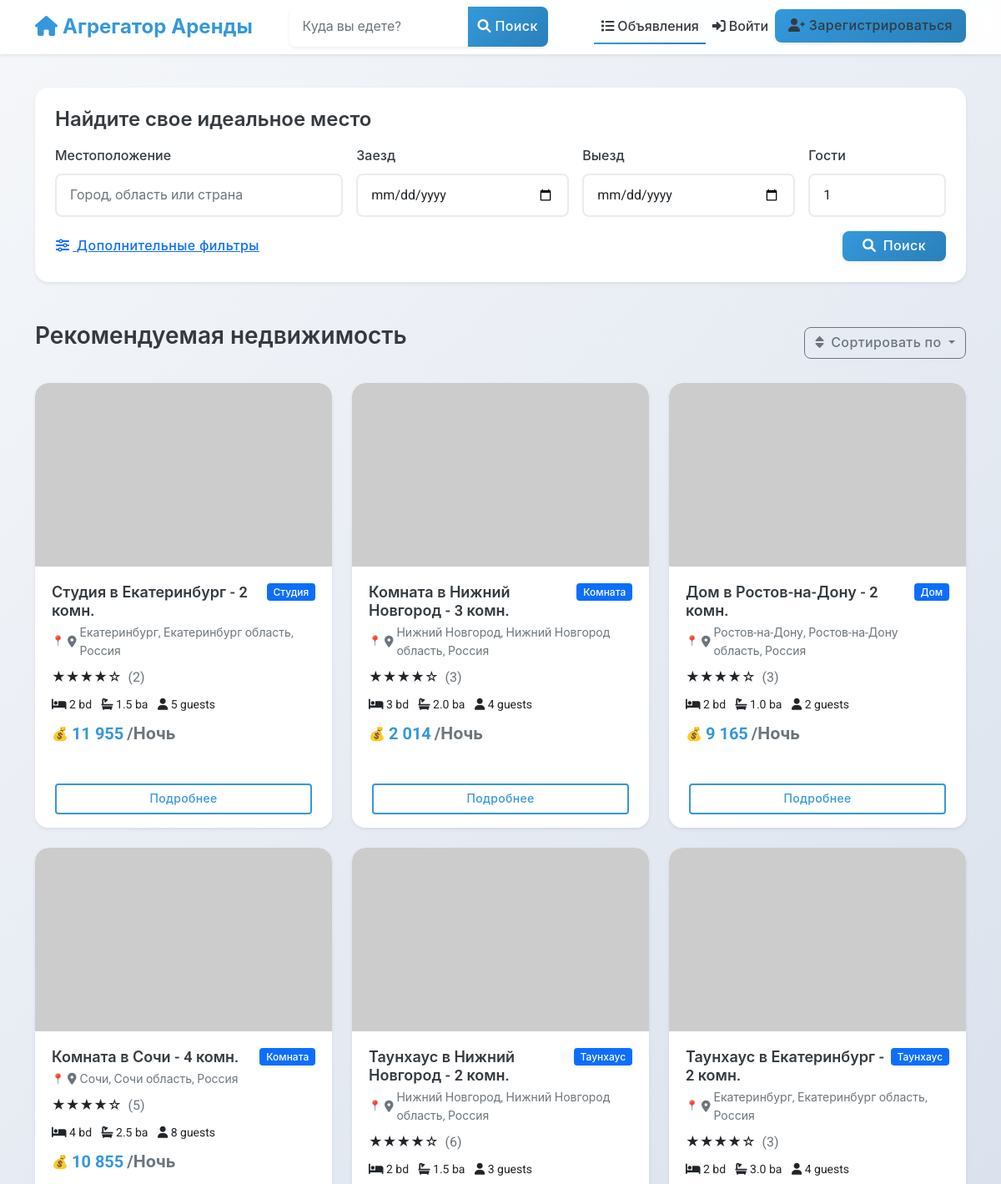
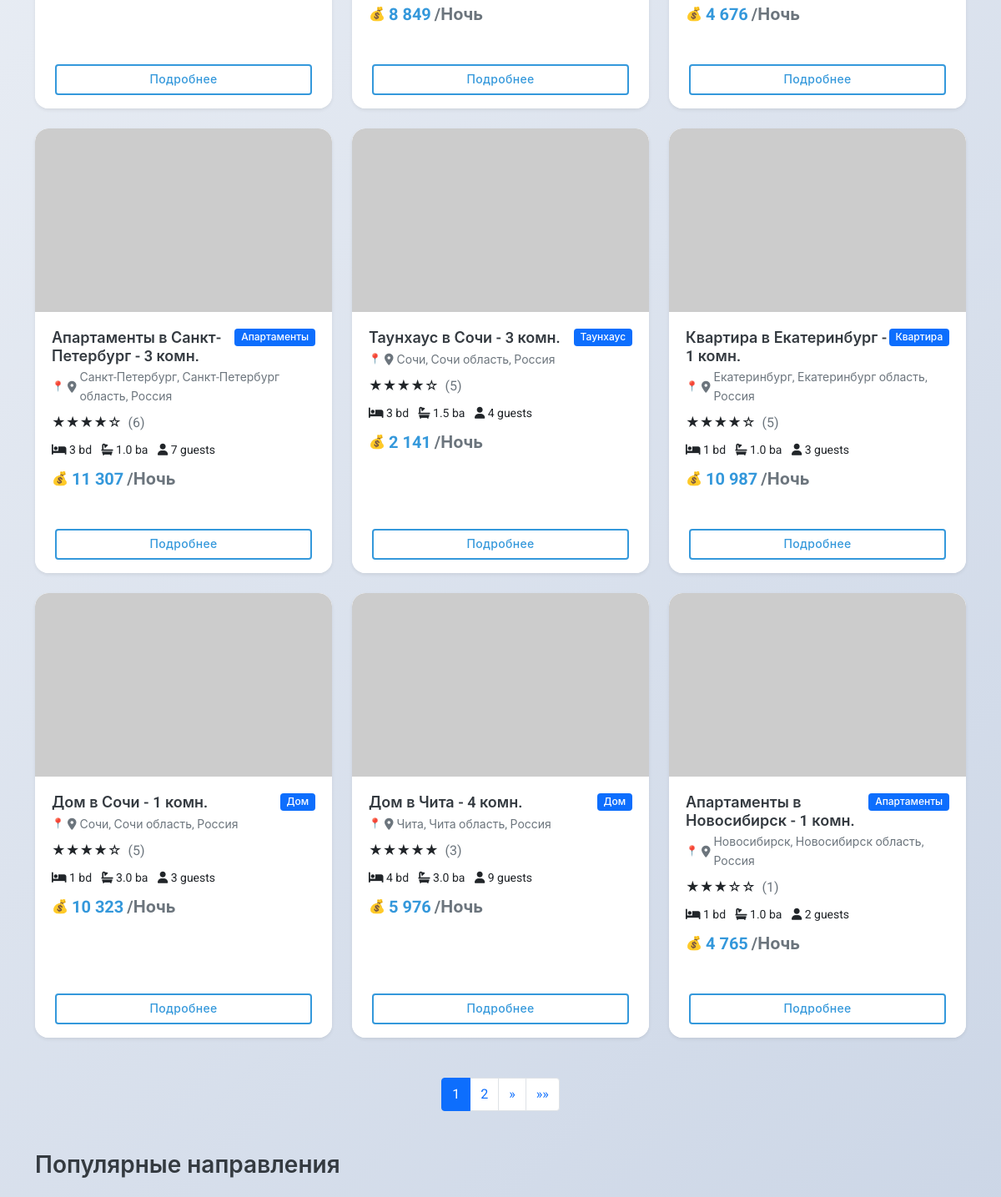
The page /listings/ (upper part) on the database as committed earlier (2 pictures, top to bottom).
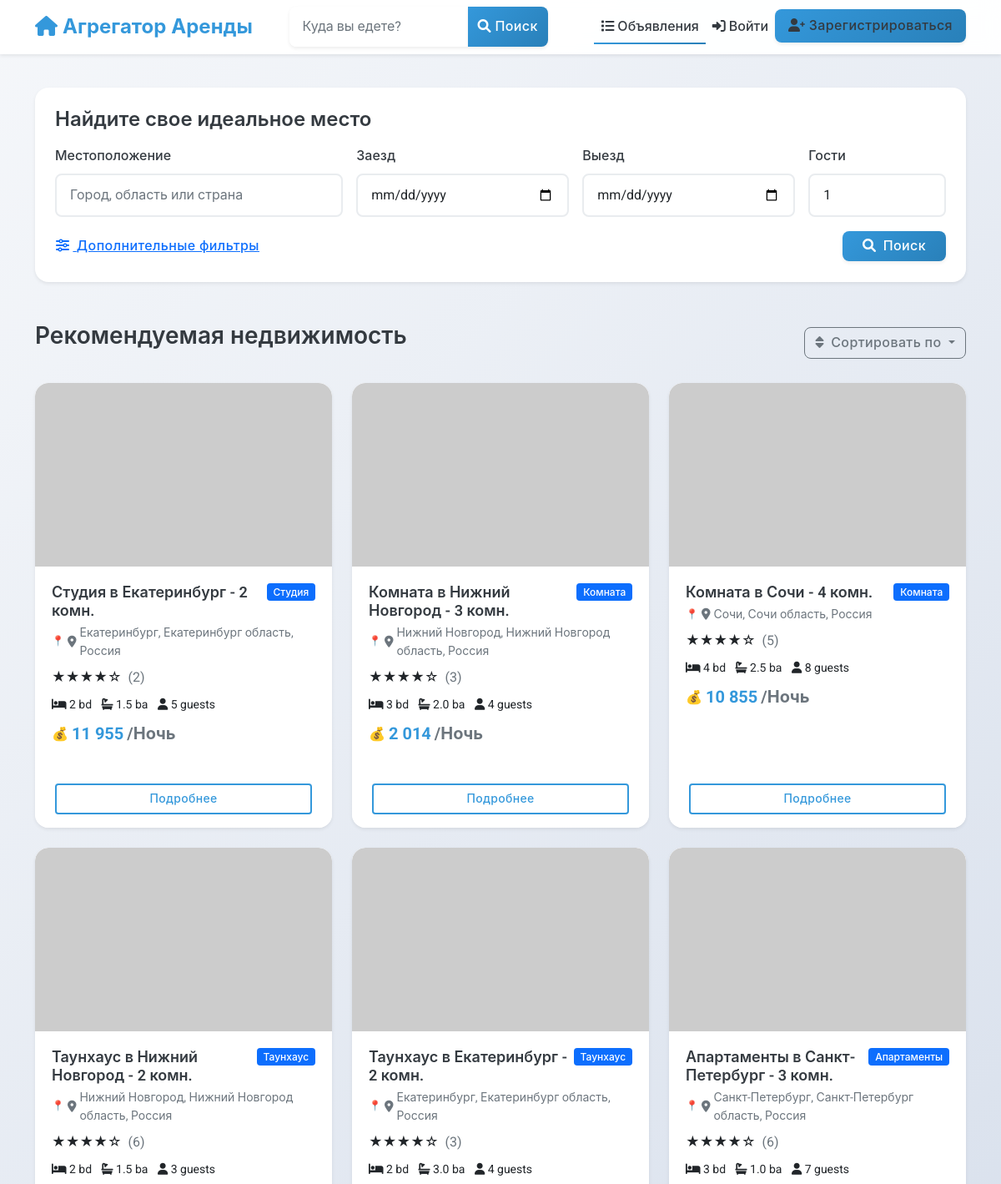
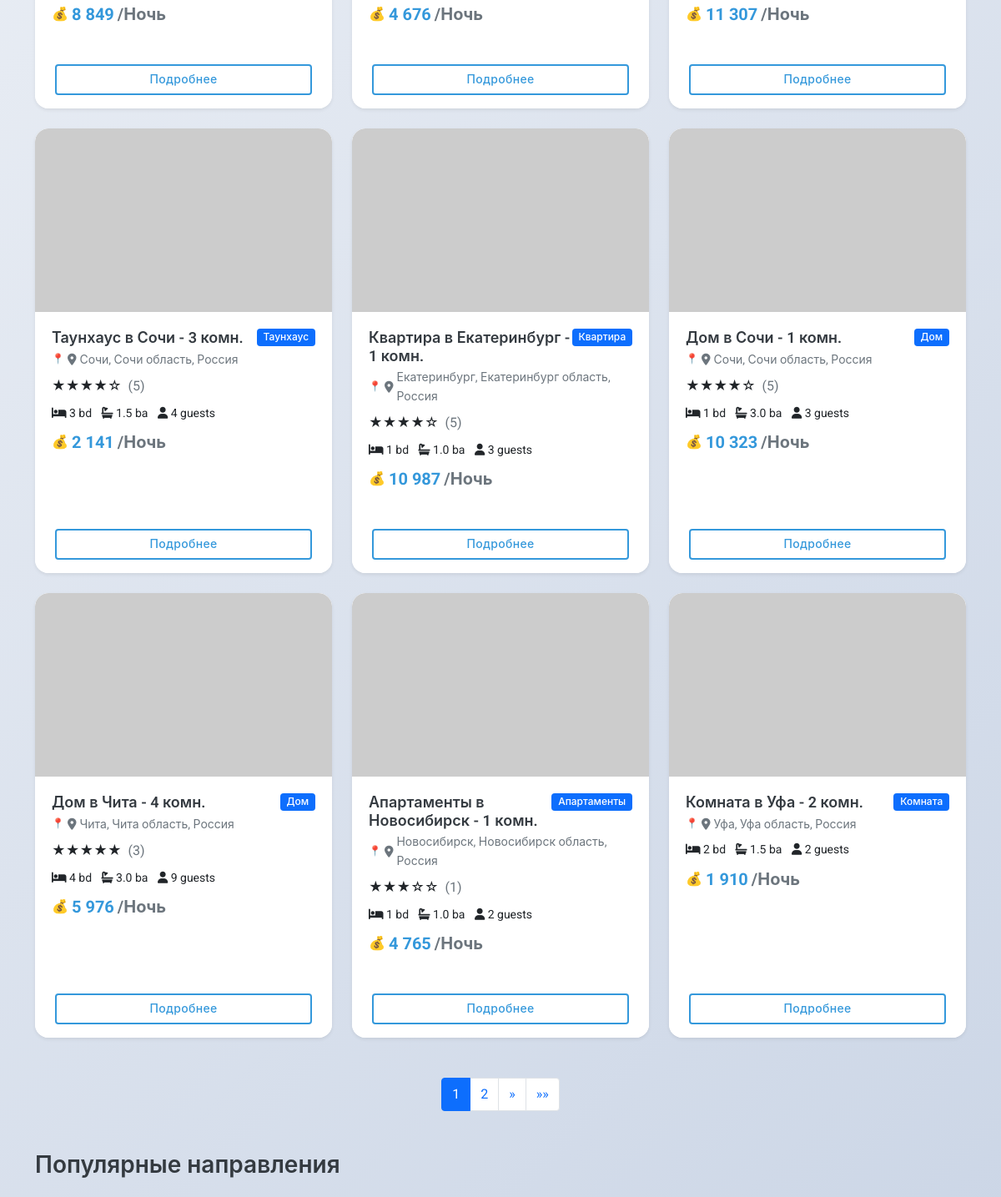
The same page on the database as committed later (2 pictures, top to bottom).
### listings/models.py (models this page shows, shortened)
class Listing(models.Model):
    title = models.CharField(_("Title"), max_length=100)
    description = models.TextField(_("Description"))
    address = models.CharField(_("Address"), max_length=255)
    city = models.CharField(_("City"), max_length=100)
    state = models.CharField(_("State/Province"), max_length=100)
    country = models.CharField(_("Country"), max_length=100)
    zip_code = models.CharField(_("ZIP/Postal Code"), max_length=20)
    latitude = models.DecimalField(_("Latitude"), max_digits=10, decimal_places=7, null=True, blank=True)
    longitude = models.DecimalField(_("Longitude"), max_digits=10, decimal_places=7, null=True, blank=True)
    price_per_night = models.DecimalField(_("Price per night"), max_digits=10, decimal_places=2)
    cleaning_fee = models.DecimalField(_("Cleaning fee"), max_digits=10, decimal_places=2, default=0)
    service_fee = models.DecimalField(_("Service fee"), max_digits=10, decimal_places=2, default=0)
    bedrooms = models.PositiveSmallIntegerField(_("Bedrooms"))
    bathrooms = models.DecimalField(_("Bathrooms"), max_digits=3, decimal_places=1)
    accommodates = models.PositiveSmallIntegerField(_("Accommodates"))
    property_type = models.CharField(_("Property type"), max_length=50)
    image_urls = models.JSONField(_("Image URLs"), default=list, null=True, blank=True)
    verification_video = models.FileField(
        _("Verification Video"),
        upload_to='verification_videos/',
        null=True,
        blank=True,
        help_text=_("Video proof of property compliance (max 250MB, for moderation only)")
    )
    amenities = models.JSONField(_("Amenities"), default=list)
    house_rules = models.TextField(_("House rules"), blank=True)
    check_in_time = models.TimeField(_("Check-in time"), null=True, blank=True)
    check_out_time = models.TimeField(_("Check-out time"), null=True, blank=True)
    minimum_nights = models.PositiveSmallIntegerField(_("Minimum nights"), default=1)
    maximum_nights = models.PositiveSmallIntegerField(_("Maximum nights"), default=30)
    is_active = models.BooleanField(_("Is active"), default=True)
    is_approved = models.BooleanField(_("Is approved"), default=False)
    host = models.ForeignKey(
        settings.AUTH_USER_MODEL,
        on_delete=models.CASCADE,
        related_name='listings'
    )
    created_at = models.DateTimeField(_("Created at"), auto_now_add=True)
    updated_at = models.DateTimeField(_("Updated at"), auto_now=True)
    class Meta:
        verbose_name = _("Listing")
        verbose_name_plural = _("Listings")
        ordering = ['-created_at', '-id']
        ordering = ['-created_at']
    @property
    def main_image_url(self):
        main_image = self.images.filter(is_main=True).first()
        if main_image:
            return main_image.image.url
        first_image = self.images.first()
        if first_image:
            return first_image.image.url
        if self.image_urls and len(self.image_urls) > 0:
            return self.image_urls[0]
        return "https://via.placeholder.com/800x600.png?text=No+Image+Available"

### listings/views.py (the view)
# urls.py: path('', views.ListingListView.as_view(), name='listing_list'),
class ListingListView(ListView):
    model = Listing
    template_name = 'listings/listing_list.html'
    context_object_name = 'listings'
    paginate_by = 12
    def get_queryset(self):
        queryset = Listing.objects.filter(is_active=True, is_approved=True)
        form = ListingSearchForm(self.request.GET)
        if form.is_valid():
            location = form.cleaned_data.get('location')
            if location:
                queryset = queryset.filter(
                    Q(city__icontains=location) |
                    Q(state__icontains=location) |
                    Q(country__icontains=location)
                )
            check_in = form.cleaned_data.get('check_in')
            check_out = form.cleaned_data.get('check_out')
            if check_in and check_out:
                overlapping_bookings = Booking.objects.filter(
                    Q(start_date__lte=check_out, end_date__gte=check_in),
                    status__in=['confirmed', 'pending']
                ).values_list('listing_id', flat=True)
                queryset = queryset.exclude(id__in=overlapping_bookings)
            guests = form.cleaned_data.get('guests')
            if guests:
                queryset = queryset.filter(accommodates__gte=guests)
            min_price = form.cleaned_data.get('min_price')
            if min_price:
                queryset = queryset.filter(price_per_night__gte=min_price)
            max_price = form.cleaned_data.get('max_price')
            if max_price:
                queryset = queryset.filter(price_per_night__lte=max_price)
            property_type = form.cleaned_data.get('property_type')
            if property_type:
                queryset = queryset.filter(property_type=property_type)
            bedrooms = form.cleaned_data.get('bedrooms')
            if bedrooms:
                queryset = queryset.filter(bedrooms__gte=bedrooms)
            bathrooms = form.cleaned_data.get('bathrooms')
            if bathrooms:
                queryset = queryset.filter(bathrooms__gte=bathrooms)
        queryset = queryset.annotate(
            avg_rating=Avg('reviews__rating'),
            review_count=Count('reviews')
        )
        sort_by = self.request.GET.get('sort')
        if sort_by == 'price_asc':
            queryset = queryset.order_by('price_per_night')
        elif sort_by == 'price_desc':
            queryset = queryset.order_by('-price_per_night')
        elif sort_by == 'rating':
            queryset = queryset.order_by('-avg_rating', '-review_count')
        elif sort_by == 'newest':
            queryset = queryset.order_by('-created_at')
        else:
            queryset = queryset.order_by('-created_at')
        return queryset
    def get_context_data(self, **kwargs):
        context = super().get_context_data(**kwargs)
        context['form'] = ListingSearchForm(self.request.GET)
        return context

### listings/templatetags/listing_extras.py (called while the page is built)
@register.filter
def star_rating(rating):
    if not rating:
        return ""
    full_stars = int(rating)
    half_star = 1 if rating - full_stars >= 0.5 else 0
    empty_stars = 5 - full_stars - half_star
    stars = "★" * full_stars + "☆" * half_star + "☆" * empty_stars
    return mark_safe(stars)

@register.filter
def currency(value):
    try:
        return f"{int(float(value)):,}".replace(",", " ")
    except (ValueError, TypeError):
        return value

### listings/templates/listings/listing_list.html (shortened to what the changed rows need)
{% extends 'base.html' %}
{% load static %}
{% load listing_extras %}
{% block content %}
<div class="container">
    <section class="mb-5">
        {% if listings %}
            <div class="row row-cols-1 row-cols-md-2 row-cols-lg-3 g-4">
                {% for listing in listings %}
                <div class="col">
                    <div class="card h-100 shadow-sm listing-card">
                        <a href="{% url 'listings:listing_detail' pk=listing.id %}" class="text-decoration-none">
                            <img src="{{ listing.main_image_url }}" class="card-img-top" alt="{{ listing.title }}">
                        </a>
                        <div class="card-body">
                            <div class="d-flex justify-content-between align-items-start">
                                <h5 class="card-title mb-1">{{ listing.title }}</h5>
                                <span class="badge bg-primary">{{ listing.property_type|title }}</span>
                            </div>
                            <p class="listing-location text-muted mb-2">
                                <i class="fas fa-map-marker-alt"></i> {{ listing.city }}, {{ listing.state }}, {{ listing.country }}
                            </p>
                            {% if listing.avg_rating %}
                            <div class="mb-2">
                                {{ listing.avg_rating|star_rating }}
                                <span class="text-muted ms-1">({{ listing.review_count }})</span>
                            </div>
                            {% endif %}
                            <div class="mb-2 amenities">
                                <span class="me-2"><i class="fas fa-bed"></i> {{ listing.bedrooms }} bd</span>
                                <span class="me-2"><i class="fas fa-bath"></i> {{ listing.bathrooms }} ba</span>
                                <span><i class="fas fa-user"></i> {{ listing.accommodates }} guests</span>
                            </div>
                            <p class="listing-price card-text">{{ listing.price_per_night|currency }} <span class="text-muted">/Ночь</span></p>
                        </div>
                        <div class="card-footer bg-white border-top-0">
                            <a href="{% url 'listings:listing_detail' pk=listing.id %}" class="btn btn-sm btn-outline-primary w-100">
                                Подробнее
                            </a>
                        </div>
                    </div>
                </div>
                {% endfor %}
            </div>
            {% if is_paginated %}
            <nav aria-label="Page navigation" class="mt-5">
                <ul class="pagination justify-content-center">
                    {% for num in page_obj.paginator.page_range %}
                        {% if page_obj.number == num %}
                            <li class="page-item active"><a class="page-link" href="#">{{ num }}</a></li>
                        {% elif num > page_obj.number|add:'-3' and num < page_obj.number|add:'3' %}
                            <li class="page-item">
                                <a class="page-link" href="?{% for key, value in request.GET.items %}{% if key != 'page' %}{{ key }}={{ value }}&{% endif %}{% endfor %}page={{ num }}">{{ num }}</a>
                            </li>
                        {% endif %}
                    {% endfor %}
                </ul>
            </nav>
            {% endif %}
        {% endif %}
    </section>
</div>
{% endblock %}

Rows that differ between the two databases and show on the page:
no longer on this page (row edited): Listing: title "Дом в Ростов-на-Дону - 2 комн.", property_type "Дом", city "Ростов-на-Дону", state "Ростов-на-Дону область", country "Россия", avg_rating|star_rating "★★★★☆", review_count "3", bedrooms "2", bathrooms "1.0", accommodates "2", price_per_night "9 165"
now on this page (row unchanged): Listing: title "Комната в Уфа - 2 комн.", property_type "Комната", city "Уфа", state "Уфа область", country "Россия", bedrooms "2", bathrooms "1.5", accommodates "2", price_per_night "1 910"
